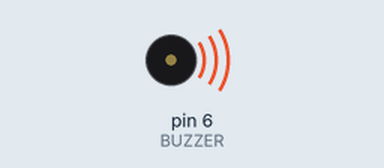
The sketch below on a simulated Arduino Uno, built with avr-gcc and run on an emulated ATmega328P. Shown: buzzer (waves = sounding, pin HIGH).

Above: at 0.2 s.
Timing chart, 0 to 3.0 s (numbered marks = the images above):
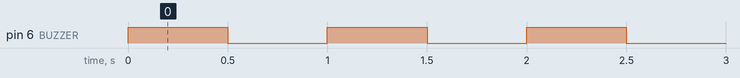

Measured:
- by itself, pin 6 (BUZZER): alternates HIGH for 0.50 s and LOW for 0.50 s

The sketch:

BUZZER.ino
```cpp
const int BUZZER = 6;


void setup(){

  pinMode(BUZZER, OUTPUT);

}

void loop(){

  digitalWrite(BUZZER,HIGH);
  delay(500);
  digitalWrite(BUZZER,LOW);
  delay(500);

}
```
